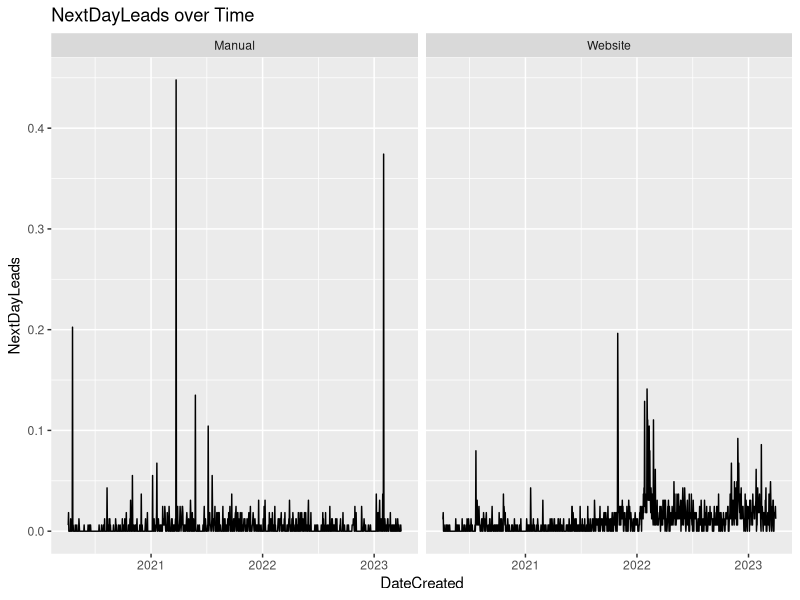
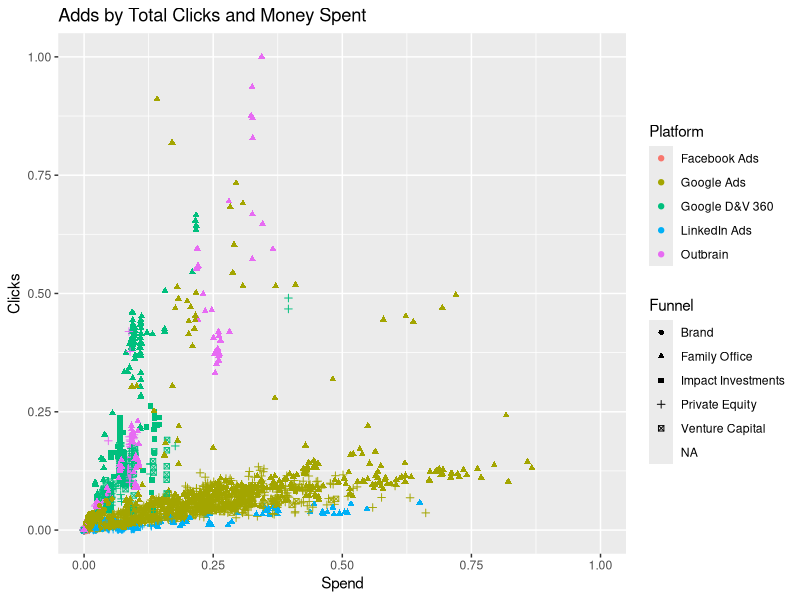

Recreate these plots in R, in order. (Note: this script raises an error after producing the figures.)
## ---- chunk 1
rm(list = ls())
library(dplyr)
library(lubridate)
library(ggplot2)
library(gridExtra)
library(tidyr)
library(data.table)
## ---- chunk 2
df_Leads <- readxl::read_xlsx('TermPaperChallenge.xlsx', sheet <- 'Leads')
df_Ads <- readxl::read_xlsx('TermPaperChallenge.xlsx', sheet <- 'Ads')
df_Traffic <- readxl::read_xlsx('TermPaperChallenge.xlsx', sheet <- 'WebsiteTraffic')
df_Macro <- readxl::read_xlsx('TermPaperChallenge.xlsx', sheet <- 'Macro')
## ---- chunk 3
#Average daily leads over the entire time period by lead type
Model1 <- lm(NextDayLeads ~ Type, data <- df_Leads)
Model1

#Average daily leads in April 2022 by lead type
Model2 <- lm(NextDayLeads ~ Type, data <- df_Leads %>%
filter(DateCreated >= ymd('2022-4-01'), DateCreated <= ymd('2022-04-30')))
Model2

predictions <- df_Leads %>% 
  transmute(DateCreated,
            NextDayLeads,
            yhat1 = predict(Model1, newdata <- .),
            yhat2 = predict(Model2, newdata <- .),
            # Model 3: Weighted average of models 1 and 2 
            yhat3 = .33*yhat1 + .67*yhat2)

#RMSE function
RMSE <- function(yhat, y) {
  return(sqrt( mean((yhat - y)^2)))
}

#Evaluation Matrix. 
evaluation <- predictions %>% 
  filter(DateCreated >= ymd('2023-03-01'),
         DateCreated <= ymd('2023-03-30')) %>% 
  summarise_at(.vars = vars(starts_with('yhat')),
               .funs = funs(RMSE(., NextDayLeads)))

#Output of the three models
evaluation
## ---- chunk 4
#Graph 1: NextDayLeads over Time
df_Leads %>%
  ggplot( aes(x = DateCreated, 
              y = NextDayLeads)) +
  geom_line() +
  facet_wrap(~Type) +
  labs(title = "NextDayLeads over Time")

#Graph 2: Adds by Clicks, Money Spent, Platform and Funnel
df_Ads %>%
  ggplot( aes( x = Spend, 
               y = Clicks, 
               color = Platform, 
               shape = Funnel)) +
  geom_point() + 
  labs(title = "Adds by Total Clicks and Money Spent")

#Graph 3: The two variables from the df_Traffic over Time
df_Traffic %>%
  pivot_longer(cols = 2:3, "Type", values_to = "values") %>%
  ggplot( aes(x = Date, 
              y = values)) +
  geom_line() +
  facet_wrap(~Type) +
  labs(title = "TimeSpent and Visits from the df_Traffic")
## ---- chunk 5
#The US Economic Policy Uncertainty Index over the Time Period available
df_Macro %>%
  filter(Date >= min(df_Leads$DateCreated),
         Date <= max(df_Leads$DateCreated)) %>%
  ggplot( aes( x = Date,
               y = `US Economic Policy Uncertainty Index`)) + 
  geom_line() +
  labs(title = "US Economic Policy Uncertainty Index between 04/04/2020 and 03/31/2023")

#The DAX over the Time Period available
df_Macro %>%
  filter(Date >= min(df_Leads$DateCreated),
         Date <= max(df_Leads$DateCreated)) %>%
  ggplot( aes( x = Date,
               y = DAX)) + 
  geom_line() +
  labs(title = "Deutscher Aktien Index between 04/04/2020 and 03/31/2023")

## ---- chunk 6
# Compute correlation matrix using the numeric variables
corr_matrix <- df_Macro %>% 
  select(-Date) %>%
  rename(Bundesanleihen = colnames(.)[2],
         Gold = colnames(.)[3],
         Electricity = colnames(.)[4],
         Oil = colnames(.)[5],
         FFF = colnames(.)[6],
         Job_posting = colnames(.)[7],
         USEPUI = colnames(.)[8],
         BDI = colnames(.)[9],
         Yield_Spread_GER = colnames(.)[10],
         Yield_Spread_US = colnames(.)[11],
         USD_EUR = colnames(.)[12],
         USCB = colnames(.)[13]) %>%
  cor(use="pairwise.complete.obs")

corr_matrix[upper.tri(corr_matrix)] <- NA

melt(corr_matrix) %>%
# Visualize correlation matrix as a heatmap
ggplot(aes(x = Var1, y = Var2, fill = value)) + 
  geom_tile() +
  scale_fill_gradient2(low = "blue", mid = "white", high = "red", midpoint = 0, na.value = "white") +
  theme_minimal() +
  theme(
    axis.text.x = element_text(angle = 45, hjust = 1, color = "black"),
    axis.text.y = element_text(color = "black"),
    axis.title.x = element_blank(),
    axis.title.y = element_blank(),
    plot.title = element_text(size = 14, face = "bold")) +
  ggtitle("Pairwise Correlations of the available Macroeconomic Data") 

## ---- chunk 7
df_Leads %>%
  mutate(year_week =  paste( year(DateCreated), week(DateCreated), sep = "-")) %>%
  group_by(year_week) %>%
  summarise(sum = sum(NextDayLeads)) %>%
  ggplot( aes(x = year_week, 
              y = sum)) +
  geom_point() +
  geom_smooth() +
  theme(axis.text.x = element_text(angle = 45)) + 
  #scale_x_discrete( breaks = df_Leads$year_week[ seq(1, 159, by = 10)]) + 
  labs(title = "NextDayLeads over Time by Week") 
## ---- chunk 8
df_Leads <- df_Leads %>%
  mutate(weekday = ordered(weekdays(DateCreated), levels = c("Montag", "Dienstag", "Mittwoch", "Donnerstag", "Freitag", "Samstag", "Sonntag")),
         binary = ifelse(NextDayLeads > 0, 1, 0))
